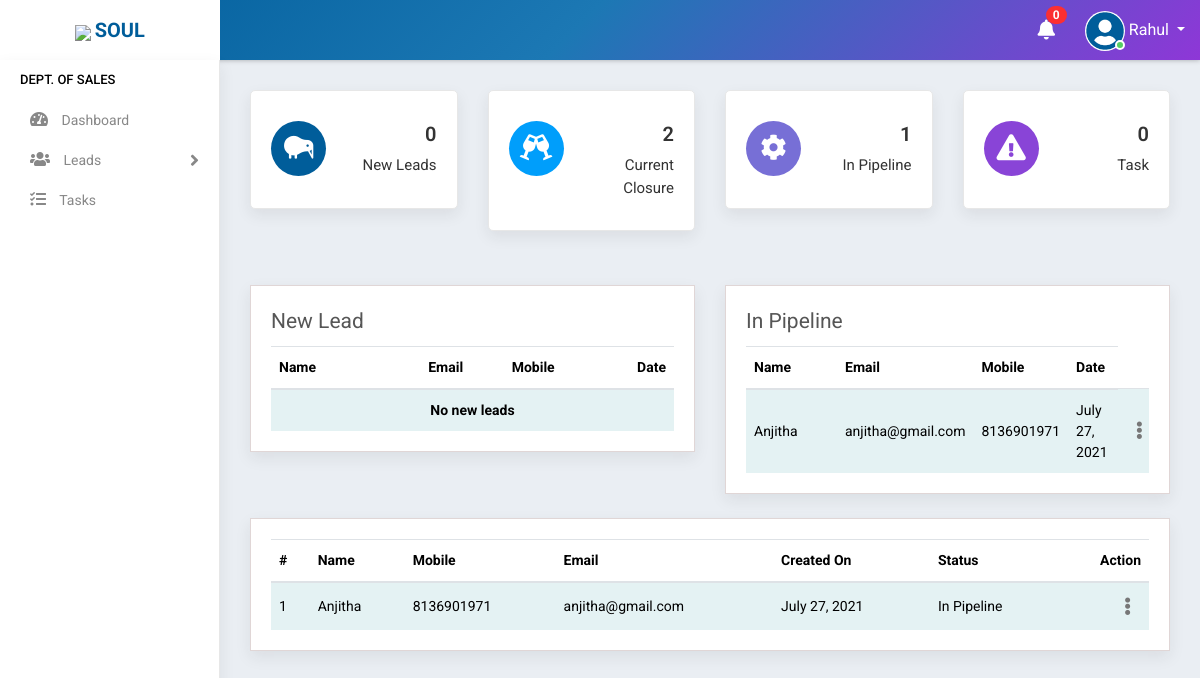
/sales/home/ (signed in), run on an earlier commit of the app's database.
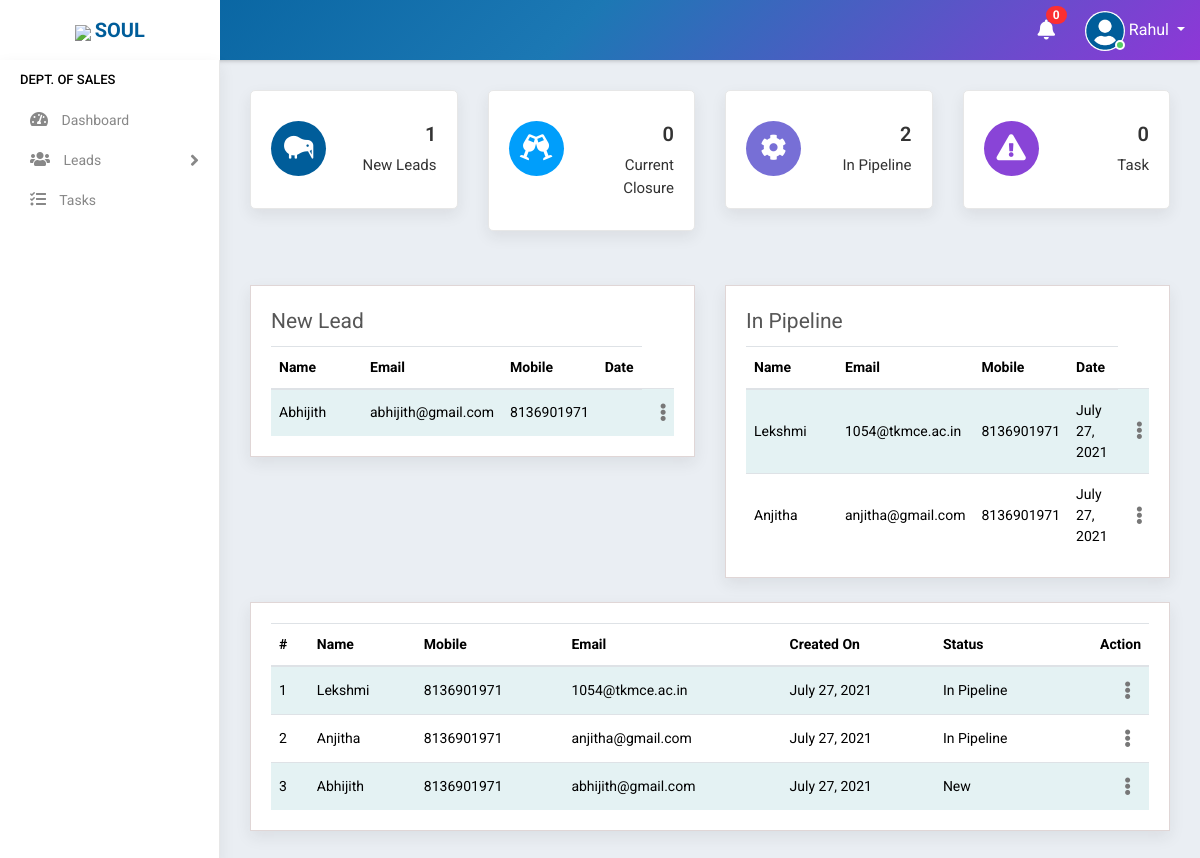
And on a later commit of the database.
### accounts/models.py (models this page shows, shortened)
class Lead(models.Model):
    groups = (
    ('New', 'New'),
    ('In Pipeline', 'In Pipeline'),
    ('Converted', 'Converted'),
    ('Lost', 'Lost'),
    ('Not Interested', 'Not Interested'),
    )
    name = models.CharField(max_length=100,null=True, blank=True)
    email = models.EmailField(max_length=200,null=True,blank=True)
    mobile = models.CharField(max_length=10,null=True,blank=True)
    sex = models.CharField(max_length=10,null=True,choices=(('Male','Male'),('Female','Female')),blank=True)
    generator = models.ForeignKey(Staff,on_delete=models.PROTECT, blank=True,null=True,limit_choices_to={'stype':"2"})
    created_on = models.DateField(auto_now_add=True, null=True, blank=True)
    status = models.CharField(max_length=100,null=True, blank=True,choices=groups,default="New")

### accounts/views.py (the view)
# urls.py: path('sales/home/', SalesDashboard.as_view(),name='sales_dashboard'),
class SalesDashboard(View):
    def get(self, request):
        user=request.user
        if user.is_authenticated:
            try:
                s= Staff.objects.get(user=user)
                if s.stype =="2":
                    note = Notification.objects.filter(receiver=user).filter(status="Not Read").order_by('-datetime')
                    no_count = note.count()
                    new = Lead.objects.filter(status="New").filter(generator=s)
                    new_count = new.count()
                    pipe = Lead.objects.filter(status="In Pipeline").filter(generator=s)
                    pipe_count = pipe.count()
                    lead = Lead.objects.filter(generator=s).filter(Q(status="In Pipeline")|Q(status="New")).order_by('-created_on')
                    closure = Lead.objects.filter(status="Converted").filter(generator=s).filter(created_on__month__gte=date.today().month-1)
                    closure_count = closure.count()
                    return render(request,'accounts/sales_dashboard.html',{'lead':lead,'closure_count':closure_count,'s':s,'no_count':no_count,'note':note,'new':new,'new_count':new_count,'pipe':pipe,'pipe_count':pipe_count})
                else:
                    return redirect('home')
            except:
                return redirect('home')
        else:
            return redirect('logout')

### accounts/templates/accounts/sales_dashboard.html (shortened to what this page needs)
{% extends 'accounts/main.html' %}
    {% block content %}
<div class="main-wrapper">
    {% include 'accounts/navbar.html' %}
    {% include 'accounts/sidebar_sales.html' %}
    <div class="page-wrapper">
        <div class="content container-fluid">
            {% include 'accounts/status_main_sales.html' %}
            <div class="row mt-4">
                {% include 'accounts/mini/new_lead.html' %}
                {% include 'accounts/mini/in_pipeline.html' %}
            </div>
            <div class="content-page">
                {% include 'accounts/mini/lead_register.html' %}
            </div>
        </div>
    </div>
</div>
{% endblock %}

### accounts/templates/accounts/mini/new_lead.html (shortened to what this page needs)
<div class="col-lg-6">
    <div class="content-page">
        <div class="row">
            <div class="col-md-12">
                <div class="page-title mb-2">
                    New Lead
                </div>
                <div class="table-responsive">
                    <table class="table table-striped custom-table">
                        <thead>
                            <tr>
                                <th style="min-width:91px;">Name</th>
                                <th style="min-width:50px;">Email</th>
                                <th style="min-width:50px;">Mobile</th>
                                <th class="text-right">Date</th>
                            </tr>
                        </thead>
                        <tbody>
                            {% for i in new %}
                            <tr>
                                <td>{{i.name}}</td>
                                <td>{{i.email}}</td>
                                <td>{{i.mobile}}</td>
                                <td></td>
                                <td class="text-right">
                                    <div class="dropdown dropdown-action">
                                        <a href="#" class="action-icon dropdown-toggle" data-toggle="dropdown"
                                            aria-expanded="false"><i class="fas fa-ellipsis-v"></i></a>
                                    </div>
                                </td>
                                {% empty %}
                                <td colspan="5"><center><b>No new leads</b></center></td>
                            {% endfor %}
                        </tbody>
                    </table>
                </div>
            </div>
        </div>
    </div>
</div>

### accounts/templates/accounts/mini/in_pipeline.html (shortened to what this page needs)
<div class="col-lg-6">
    <div class="content-page">
        <div class="row">
            <div class="col-md-12">
                <div class="page-title mb-2">
                    In Pipeline
                </div>
                <div class="table-responsive">
                    <table class="table table-striped custom-table">
                        <thead>
                            <tr>
                                <th style="min-width:91px;">Name</th>
                                <th style="min-width:50px;">Email</th>
                                <th style="min-width:50px;">Mobile</th>
                                <th style="min-width:50px;">Date</th>
                            </tr>
                        </thead>
                        <tbody>
                            {% for i in pipe %}
                            <tr>
                                <td>{{i.name}}</td>
                                <td>{{i.email}}</td>
                                <td>{{i.mobile}}</td>
                                <td>{{i.created_on}}</td>
                                <td class="text-right">
                                    <div class="dropdown dropdown-action">
                                        <a href="#" class="action-icon dropdown-toggle" data-toggle="dropdown"
                                            aria-expanded="false"><i class="fas fa-ellipsis-v"></i></a>
                                    </div>
                                </td>
                                {% empty %}
                                <td colspan="5"><center><b>No new leads</b></center></td>
                            </tr>
                            {% endfor %}
                        </tbody>
                    </table>
                </div>
            </div>
        </div>
    </div>
</div>

### accounts/templates/accounts/mini/lead_register.html (shortened to what this page needs)
<div class="row">
    <div class="col-md-12">
        <div class="table-responsive">
            <table class="table table-striped custom-table">
                <thead>
                    <tr>
                        <th>#</th>
                        <th>Name</th>
                        <th>Mobile</th>
                        <th>Email</th>
                        <th>Created On</th>
                        <th>Status</th>
                        <th class="text-right">Action</th>
                    </tr>
                </thead>
                <tbody>
                    {% for i in lead %}
                    <tr>
                        <td>
                            {{forloop.counter}}
                        </td>
                        <td>{{i.name}}</td>
                        <td>{{i.mobile}}</td>
                        <td>{{i.email}}</td>
                        <td>{{i.created_on}}</td>
                        <td>{{i.status}}</td>
                        <td class="text-right">
                            <div class="dropdown dropdown-action">
                                <a href="#" class="action-icon dropdown-toggle" data-toggle="dropdown"
                                    aria-expanded="false"><i class="fas fa-ellipsis-v"></i></a>
                            </div>
                        </td>
                    </tr>
                    {% endfor %}
                </tbody>
            </table>
        </div>
    </div>
</div>

What changed in the data, as far as the page shows it:
now on this page (row edited): Lead: name "Abhijith", email "abhijith@gmail.com", mobile "8136901971", created_on "July 27, 2021", status "New"
now on this page (row edited): Lead: name "Lekshmi", email "1054@tkmce.ac.in", mobile "8136901971", created_on "July 27, 2021", status "In Pipeline"
Also different on the page:
{{ new_count }}: "0" → "1"
{{ closure_count }}: "2" → "0"
{{ pipe_count }}: "1" → "2"
text no longer shown: "No new leads"
